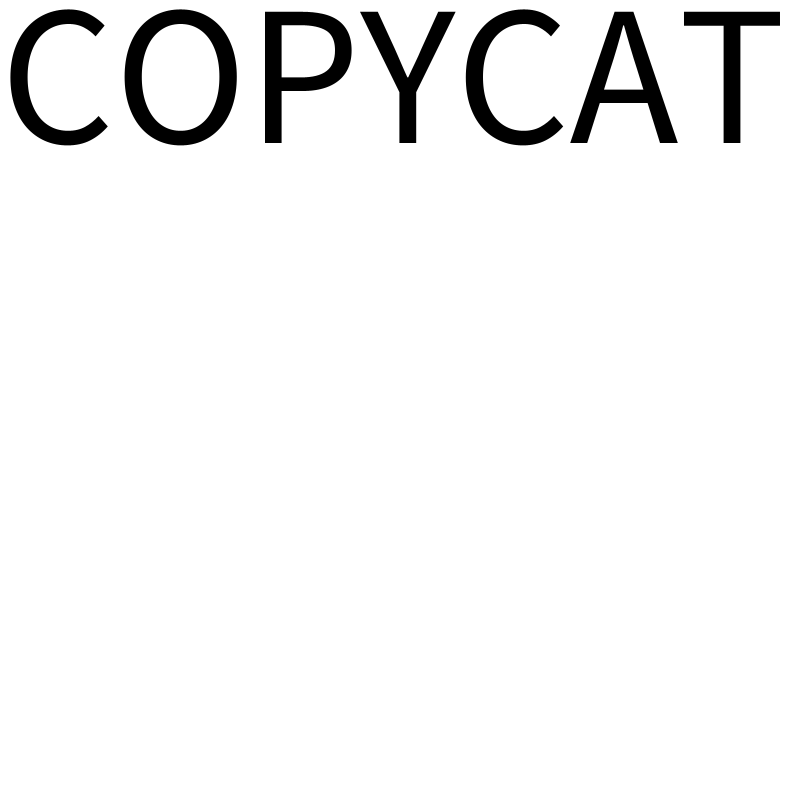
Frame 1 (no input)
Frame 60 (the mouse pressed at the canvas centre just before this capture): identical to frame 1, image omitted
Frame 120 (the mouse held since frame 60 and released just before this capture): identical to frame 1, image omitted

The Processing sketch that drew this single still picture (run headless with seeded random() and noise(); from frame 60 on, the mouse is pressed at the canvas centre):

// Processing sketch: sketch_001_copycat_text_single
// ── sketch_001_copycat_text_single.pde
void setup() {
  size(800, 800);  //sketch size in pixels
}

void draw() {
  background(255);  //white bg
  fill(0);          //black text
  textSize(200);    
  text("COPYCAT", 0, 0, 800, 300);  //x-coordinate, y-coordinate, width, height
}
